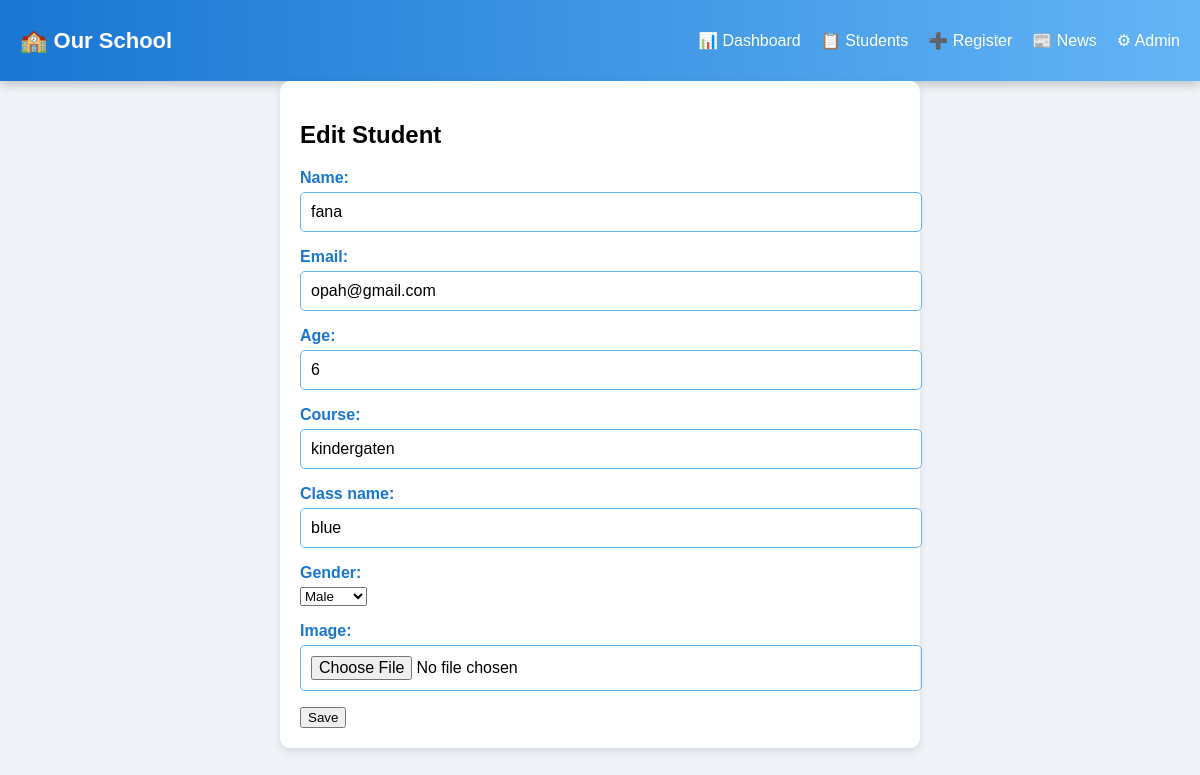
The app's page /students/edit/2/ with its own data.
### school/models.py (models this page shows, shortened)
class Student(models.Model):
    name = models.CharField(max_length=100)
    email = models.EmailField(unique=True)
    age = models.IntegerField()
    course = models.CharField(max_length=100)
    class_name = models.CharField(max_length=50,null=True)
    gender = models.CharField(max_length=10, choices=[('Male', 'Male'), ('Female', 'Female')],null=True)
    image = models.ImageField(upload_to='student_images/', blank=True, null=True)
    enrollment_date = models.DateTimeField(auto_now_add=True,null=True)

### school/views.py (the view)
# urls.py: path('students/edit/<int:pk>/', views.student_update, name='student_update'),
def student_update(request, pk):
    student = Student.objects.get(id=pk)
    if request.method == 'POST':
        form = StudentForm(request.POST, instance=student)
        if form.is_valid():
            form.save()
            return redirect('student_list')
    else:
        form = StudentForm(instance=student)
    return render(request, 'student_form.html', {'form': form, 'student': student})

### school/forms.py
class StudentForm(forms.ModelForm):
    class Meta:
        model = Student
        fields = '__all__'

### school/templates/student_form.html (shortened to what this page needs)
{% extends 'base.html' %}
{% block content %}
<div class="form-container">
    <h2>{% if student %}Edit Student{% else %}Add Student{% endif %}</h2>
    <form method="POST">
        {{ form.as_p }}
        <button type="submit">Save</button>
    </form>
</div>
{% endblock %}

### school/static/css/style.css (style rules this page uses)
body { font-family: 'Poppins', sans-serif; background-color: #f0f4f8; margin: 0; padding: 0; }
.form-container { width: 50%; margin: auto; background: white; padding: 20px; border-radius: 10px; box-shadow: 0 4px 10px rgba(0, 0, 0, 0.1); text-align: left; }
label { display: block; font-weight: bold; margin: 10px 0 5px; color: #1976D2; }
input { width: 100%; padding: 10px; border: 1px solid #64B5F6; border-radius: 5px; font-size: 16px; }

### records on screen
Student: name "fana", email "opah@gmail.com", age "6", course "kindergaten", class_name "blue", gender "Male"
